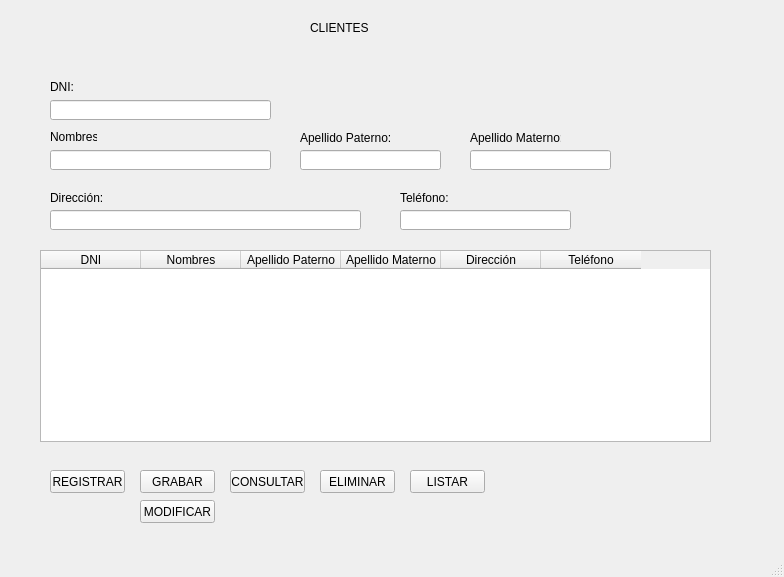
<?xml version="1.0" encoding="UTF-8"?>
<ui version="4.0">
 <class>MainWindow</class>
 <widget class="QMainWindow" name="MainWindow">
  <property name="geometry">
   <rect>
    <x>0</x>
    <y>0</y>
    <width>784</width>
    <height>577</height>
   </rect>
  </property>
  <property name="windowTitle">
   <string>MainWindow</string>
  </property>
  <widget class="QWidget" name="centralwidget">
   <widget class="QLabel" name="label">
    <property name="geometry">
     <rect>
      <x>310</x>
      <y>20</y>
      <width>61</width>
      <height>16</height>
     </rect>
    </property>
    <property name="text">
     <string>CLIENTES</string>
    </property>
   </widget>
   <widget class="QLabel" name="lblCodigo">
    <property name="geometry">
     <rect>
      <x>50</x>
      <y>80</y>
      <width>47</width>
      <height>13</height>
     </rect>
    </property>
    <property name="text">
     <string>DNI:</string>
    </property>
   </widget>
   <widget class="QLabel" name="label_3">
    <property name="geometry">
     <rect>
      <x>50</x>
      <y>130</y>
      <width>47</width>
      <height>13</height>
     </rect>
    </property>
    <property name="text">
     <string>Nombres:</string>
    </property>
   </widget>
   <widget class="QLabel" name="label_4">
    <property name="geometry">
     <rect>
      <x>300</x>
      <y>130</y>
      <width>111</width>
      <height>16</height>
     </rect>
    </property>
    <property name="text">
     <string>Apellido Paterno:</string>
    </property>
   </widget>
   <widget class="QLineEdit" name="txtDni">
    <property name="geometry">
     <rect>
      <x>50</x>
      <y>100</y>
      <width>221</width>
      <height>20</height>
     </rect>
    </property>
   </widget>
   <widget class="QLineEdit" name="txtNombres">
    <property name="geometry">
     <rect>
      <x>50</x>
      <y>150</y>
      <width>221</width>
      <height>20</height>
     </rect>
    </property>
   </widget>
   <widget class="QLineEdit" name="txtApellidoPaterno">
    <property name="geometry">
     <rect>
      <x>300</x>
      <y>150</y>
      <width>141</width>
      <height>20</height>
     </rect>
    </property>
   </widget>
   <widget class="QLabel" name="label_5">
    <property name="geometry">
     <rect>
      <x>50</x>
      <y>190</y>
      <width>71</width>
      <height>16</height>
     </rect>
    </property>
    <property name="text">
     <string>Dirección:</string>
    </property>
   </widget>
   <widget class="QLabel" name="label_6">
    <property name="geometry">
     <rect>
      <x>400</x>
      <y>190</y>
      <width>71</width>
      <height>16</height>
     </rect>
    </property>
    <property name="text">
     <string>Teléfono:</string>
    </property>
   </widget>
   <widget class="QLineEdit" name="txtDireccion">
    <property name="geometry">
     <rect>
      <x>50</x>
      <y>210</y>
      <width>311</width>
      <height>20</height>
     </rect>
    </property>
   </widget>
   <widget class="QLineEdit" name="txtTelefono">
    <property name="geometry">
     <rect>
      <x>400</x>
      <y>210</y>
      <width>171</width>
      <height>20</height>
     </rect>
    </property>
   </widget>
   <widget class="QTableWidget" name="tblClientes">
    <property name="geometry">
     <rect>
      <x>40</x>
      <y>250</y>
      <width>671</width>
      <height>192</height>
     </rect>
    </property>
    <column>
     <property name="text">
      <string>DNI</string>
     </property>
    </column>
    <column>
     <property name="text">
      <string>Nombres</string>
     </property>
    </column>
    <column>
     <property name="text">
      <string>Apellido Paterno</string>
     </property>
    </column>
    <column>
     <property name="text">
      <string>Apellido Materno</string>
     </property>
    </column>
    <column>
     <property name="text">
      <string>Dirección</string>
     </property>
    </column>
    <column>
     <property name="text">
      <string>Teléfono</string>
     </property>
    </column>
   </widget>
   <widget class="QPushButton" name="btnRegistrar">
    <property name="geometry">
     <rect>
      <x>50</x>
      <y>470</y>
      <width>75</width>
      <height>23</height>
     </rect>
    </property>
    <property name="text">
     <string>REGISTRAR</string>
    </property>
   </widget>
   <widget class="QPushButton" name="btnModificar">
    <property name="geometry">
     <rect>
      <x>140</x>
      <y>500</y>
      <width>75</width>
      <height>23</height>
     </rect>
    </property>
    <property name="text">
     <string>MODIFICAR</string>
    </property>
   </widget>
   <widget class="QPushButton" name="btnConsultar">
    <property name="geometry">
     <rect>
      <x>230</x>
      <y>470</y>
      <width>75</width>
      <height>23</height>
     </rect>
    </property>
    <property name="text">
     <string>CONSULTAR</string>
    </property>
   </widget>
   <widget class="QPushButton" name="btnEliminar">
    <property name="geometry">
     <rect>
      <x>320</x>
      <y>470</y>
      <width>75</width>
      <height>23</height>
     </rect>
    </property>
    <property name="text">
     <string>ELIMINAR</string>
    </property>
   </widget>
   <widget class="QPushButton" name="btnListar">
    <property name="geometry">
     <rect>
      <x>410</x>
      <y>470</y>
      <width>75</width>
      <height>23</height>
     </rect>
    </property>
    <property name="text">
     <string>LISTAR</string>
    </property>
   </widget>
   <widget class="QPushButton" name="btnGrabar">
    <property name="geometry">
     <rect>
      <x>140</x>
      <y>470</y>
      <width>75</width>
      <height>23</height>
     </rect>
    </property>
    <property name="text">
     <string>GRABAR</string>
    </property>
   </widget>
   <widget class="QLabel" name="label_11">
    <property name="geometry">
     <rect>
      <x>470</x>
      <y>130</y>
      <width>91</width>
      <height>16</height>
     </rect>
    </property>
    <property name="text">
     <string>Apellido Materno:</string>
    </property>
   </widget>
   <widget class="QLineEdit" name="txtApellidoMaterno">
    <property name="geometry">
     <rect>
      <x>470</x>
      <y>150</y>
      <width>141</width>
      <height>20</height>
     </rect>
    </property>
   </widget>
   <zorder>btnGrabar</zorder>
   <zorder>label</zorder>
   <zorder>lblCodigo</zorder>
   <zorder>label_3</zorder>
   <zorder>label_4</zorder>
   <zorder>txtDni</zorder>
   <zorder>txtNombres</zorder>
   <zorder>txtApellidoPaterno</zorder>
   <zorder>label_5</zorder>
   <zorder>label_6</zorder>
   <zorder>txtDireccion</zorder>
   <zorder>txtTelefono</zorder>
   <zorder>tblClientes</zorder>
   <zorder>btnRegistrar</zorder>
   <zorder>btnModificar</zorder>
   <zorder>btnConsultar</zorder>
   <zorder>btnEliminar</zorder>
   <zorder>btnListar</zorder>
   <zorder>label_11</zorder>
   <zorder>txtApellidoMaterno</zorder>
  </widget>
  <widget class="QMenuBar" name="menubar">
   <property name="geometry">
    <rect>
     <x>0</x>
     <y>0</y>
     <width>784</width>
     <height>21</height>
    </rect>
   </property>
  </widget>
  <widget class="QStatusBar" name="statusbar"/>
 </widget>
 <resources/>
 <connections/>
</ui>
